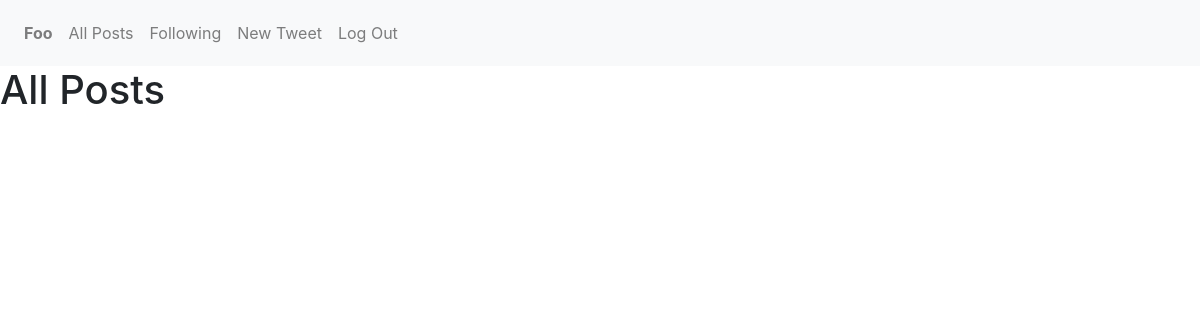
/profile/2 (signed in), run on an earlier commit of the app's database.
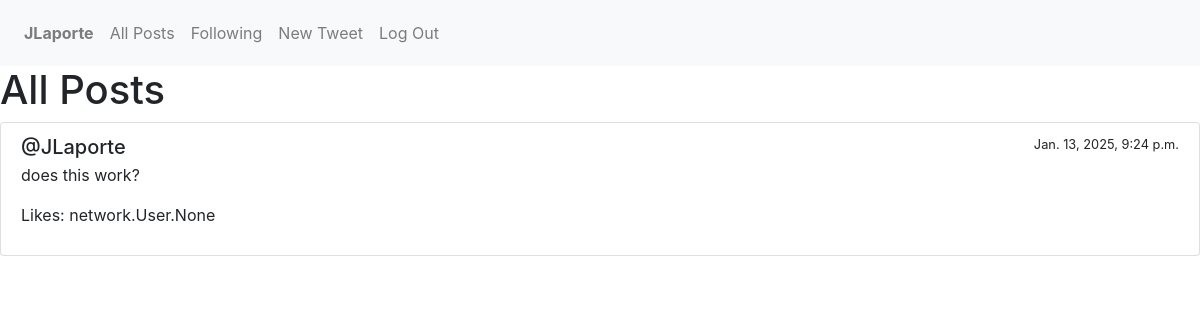
And on a later commit of the database.
### network/models.py (models this page shows, shortened)
class User(AbstractUser):
    id = models.AutoField(primary_key=True)
    username = models.CharField(max_length=150, unique=True)
    email = models.EmailField(max_length=254)
    password = models.CharField(max_length=64)
    def __str__(self):
        return f"{self.username}"

class Post(models.Model):
    user = models.ForeignKey(User, on_delete=models.CASCADE, related_name="posts")
    content = models.TextField()
    timestamp = models.DateTimeField(auto_now_add=True)
    likes = models.ManyToManyField(User, through=Like, related_name="liked_posts")

### network/views.py (the view)
# urls.py: path("profile/<int:user_id>", views.profile, name="profile"),
@login_required
def profile(request, user_id):
    try:
        user = User.objects.get(id=user_id)
    except User.DoesNotExist:
        return render(request, "network/profile.html", {
            "message": "User not found."
        })
    posts = Post.objects.filter(user=user).order_by("-timestamp")
    if user == request.user.id:
        return render(request, "network/profile.html",{
            "user": user,
            "posts": posts,
        })
    else:
        return render(request, "network/profile.html", {
            "user": user,
            "posts": posts
        })

### network/templates/network/profile.html
{% extends "network/layout.html" %}
{% block body %}
    <h1>All Posts</h1>
    <div class="list-group">
        {% for post in posts %}
            <div class="list-group-item">
                <div class="d-flex w-100 justify-content-between">
                    <h5 class="mb-1">@{{ post.user }}</h5>
                    <small>{{ post.timestamp }}</small>
                </div>
                <p>{{ post.content }}</p>
                <p>Likes: {{ post.likes }}</p>
            </div>
        {% endfor %}
    </div>
{% endblock %}

### network/templates/network/layout.html (shortened to what this page needs)
{% load static %}
<!DOCTYPE html>
<html lang="en">
    <head>
        <link rel="stylesheet" href="https://stackpath.bootstrapcdn.com/bootstrap/4.4.1/css/bootstrap.min.css">
        <link href="{% static 'network/styles.css' %}" rel="stylesheet">
    </head>
    <body>
        <nav class="navbar navbar-expand-lg navbar-light bg-light">
            <div>
                <ul class="navbar-nav mr-auto">
                {% if user.is_authenticated %}
                    <li class="nav-item">
                        <a class="nav-link" id="profile" href="{% url 'profile' user_id=user.id %}"><strong>{{ user.username }}</strong></a>
                    </li>
                {% endif %}
                <li class="nav-item">
                    <a class="nav-link" id="all_posts" href="{% url 'all_posts' %}">All Posts</a>
                </li>
                {% if user.is_authenticated %}
                    <li class="nav-item">
                        <a class="nav-link" href="{% url 'following' %}">Following</a>
                    </li>
                    <li class="nav-item">
                        <a class="nav-link" href="{% url 'create_post' %}">New Tweet</a>
                    </li>
                    <li class="nav-item">
                        <a class="nav-link" href="{% url 'logout' %}">Log Out</a>
                    </li>
                {% endif %}
                </ul>
            </div>
        </nav>
        <div class="body">
            {% block body %}
            {% endblock %}
        </div>
    </body>
</html>

What changed in the data, as far as the page shows it:
no longer on this page (row unchanged): User: username "Foo"
added User: username "JLaporte"
added Post: user "JLaporte", timestamp "Jan. 13, 2025, 9:24 p.m.", content "does this work?", likes "network.User.None"
